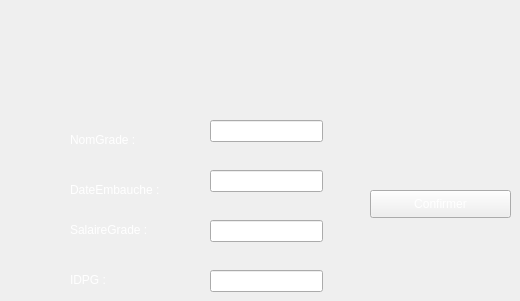
         <widget class="QWidget" name="tab_8">
          <attribute name="title">
           <string>Ajouter un grade</string>
          </attribute>
          <widget class="QLabel" name="label_85">
           <property name="geometry">
            <rect>
             <x>70</x>
             <y>130</y>
             <width>101</width>
             <height>20</height>
            </rect>
           </property>
           <property name="styleSheet">
            <string notr="true">color: rgb(255, 255, 255);</string>
           </property>
           <property name="text">
            <string>NomGrade :</string>
           </property>
          </widget>
          <widget class="QLabel" name="label_86">
           <property name="geometry">
            <rect>
             <x>70</x>
             <y>220</y>
             <width>111</width>
             <height>20</height>
            </rect>
           </property>
           <property name="styleSheet">
            <string notr="true">color: rgb(255, 255, 255);</string>
           </property>
           <property name="text">
            <string>SalaireGrade :</string>
           </property>
          </widget>
          <widget class="QLabel" name="label_87">
           <property name="geometry">
            <rect>
             <x>70</x>
             <y>180</y>
             <width>111</width>
             <height>20</height>
            </rect>
           </property>
           <property name="styleSheet">
            <string notr="true">color: rgb(255, 255, 255);</string>
           </property>
           <property name="text">
            <string>DateEmbauche :</string>
           </property>
          </widget>
          <widget class="QLabel" name="label_88">
           <property name="geometry">
            <rect>
             <x>70</x>
             <y>270</y>
             <width>111</width>
             <height>20</height>
            </rect>
           </property>
           <property name="styleSheet">
            <string notr="true">color: rgb(255, 255, 255);</string>
           </property>
           <property name="text">
            <string>IDPG :</string>
           </property>
          </widget>
          <widget class="QLineEdit" name="lineEdit_NomGrade">
           <property name="geometry">
            <rect>
             <x>210</x>
             <y>120</y>
             <width>113</width>
             <height>22</height>
            </rect>
           </property>
           <property name="styleSheet">
            <string notr="true">color: rgb(255, 255, 255);</string>
           </property>
          </widget>
          <widget class="QLineEdit" name="lineEdit_DateEmbauche">
           <property name="geometry">
            <rect>
             <x>210</x>
             <y>170</y>
             <width>113</width>
             <height>22</height>
            </rect>
           </property>
           <property name="styleSheet">
            <string notr="true">color: rgb(255, 255, 255);</string>
           </property>
          </widget>
          <widget class="QLineEdit" name="lineEdit_SalaireGrade">
           <property name="geometry">
            <rect>
             <x>210</x>
             <y>220</y>
             <width>113</width>
             <height>22</height>
            </rect>
           </property>
           <property name="styleSheet">
            <string notr="true">color: rgb(255, 255, 255);</string>
           </property>
          </widget>
          <widget class="QLineEdit" name="lineEdit_IDPG">
           <property name="geometry">
            <rect>
             <x>210</x>
             <y>270</y>
             <width>113</width>
             <height>22</height>
            </rect>
           </property>
           <property name="styleSheet">
            <string notr="true">color: rgb(255, 255, 255);</string>
           </property>
           <property name="maxLength">
            <number>8</number>
           </property>
          </widget>
          <widget class="QPushButton" name="AjouterGrade">
           <property name="geometry">
            <rect>
             <x>370</x>
             <y>190</y>
             <width>141</width>
             <height>28</height>
            </rect>
           </property>
           <property name="styleSheet">
            <string notr="true">color: rgb(255, 255, 255);</string>
           </property>
           <property name="text">
            <string>Confirmer</string>
           </property>
          </widget>
         </widget>
